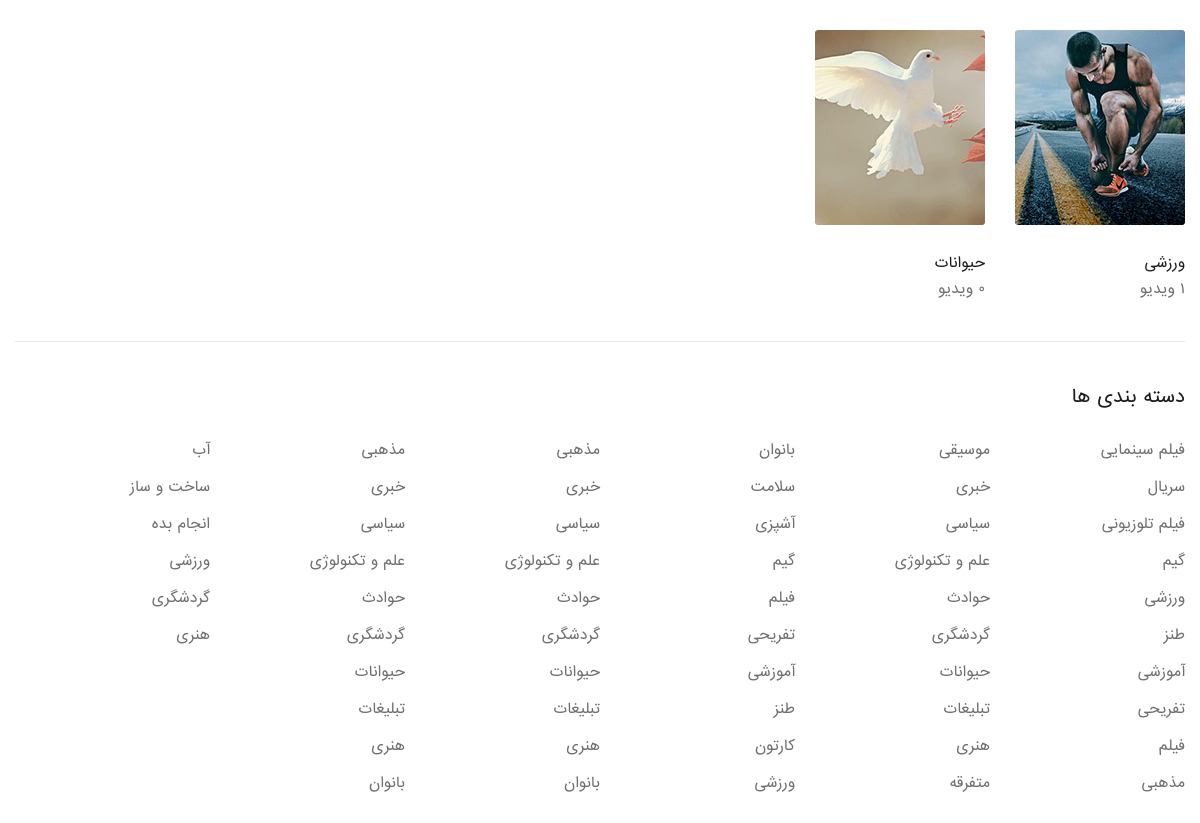
/browse_category/, run on an earlier commit of the app's database.
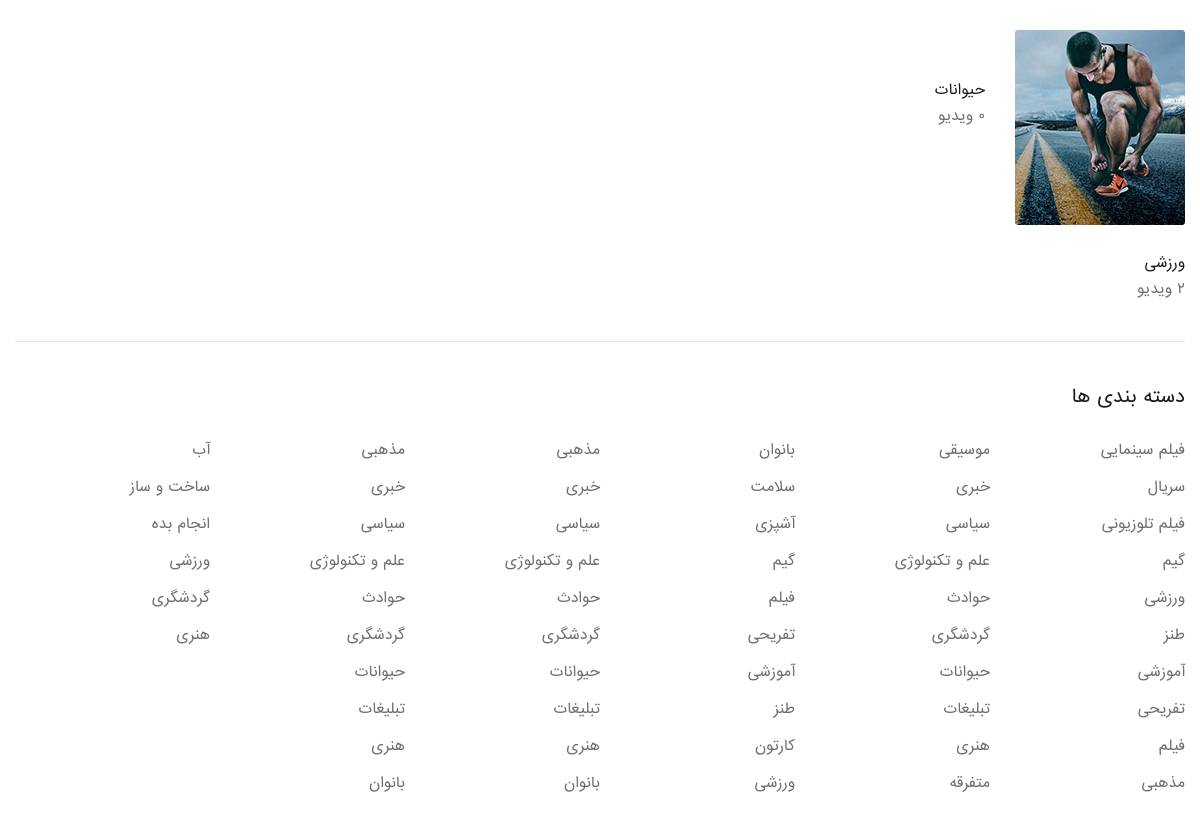
And on a later commit of the database.
### youtube/models.py (models this page shows, shortened)
class Category(models.Model):
    name = models.CharField(max_length=200,verbose_name='نام دسته بندی')
    image = models.ImageField(null=True)

### youtube/views.py (the view)
# urls.py: path('browse_category/',views.browse_category,name='browse_category'),
def browse_category(request):
    categories = Category.objects.all()
    return render(request,'browse_categories.html',{'categories':categories})

### youtube/templatetags/video_tags.py (called while the page is built)
@register.simple_tag(name='count_category_video')
def count_category_video(cat_id):
    category = Category.objects.get(id=cat_id)
    video_count = category.video_set.filter(published=True).count()
    return video_count

### templates/browse_categories.html
{% extends 'base.html' %}
{% load static %}
{% load video_tags %}
{% block body %}
<section class="browse_categories_sec">
	<div class="container">
		<div class="browse_categories">
			<div class="row">
				{% for category in categories %}
				<div class="col-lg-2 col-md-4 col-sm-4 col-6 full_wdth">
					<div class="br-channel">
						<div class="br-channel-img">
							<a href="#" title="#">
								<img src="{{category.image.url}}" alt="">
							</a>
						</div>
						<div class="br-info">
							<h3><a href="#" title="">{{category.name}}</a></h3>
							<span>{% count_category_video category.id %} ویدیو</span>
						</div>
					</div>
				</div>
				{% endfor %}
			</div>
		</div>
		<div class="browse_cat_lists">
			<h3>دسته بندی ها</h3>
			<ul>
				<li><a href="#" title="">فیلم سینمایی</a></li>
				<li><a href="#" title="">سریال</a></li>
				<li><a href="#" title="">فیلم تلوزیونی</a></li>
				<li><a href="#" title="">گیم</a></li>
				<li><a href="#" title="">ورزشی</a></li>
				<li><a href="#" title="">طنز</a></li>
				<li><a href="#" title="">آموزشی</a></li>
				<li><a href="#" title="">تفریحی</a></li>
				<li><a href="#" title="">فیلم</a></li>
				<li><a href="#" title="">مذهبی</a></li>
			</ul>
			<ul>
				<li><a href="#" title="">موسیقی</a></li>
				<li><a href="#" title="">خبری</a></li>
				<li><a href="#" title="">سیاسی</a></li>
				<li><a href="#" title="">علم و تکنولوژی</a></li>
				<li><a href="#" title="">حوادث</a></li>
				<li><a href="#" title="">گردشگری</a></li>
				<li><a href="#" title="">حیوانات</a></li>
				<li><a href="#" title="">تبلیغات</a></li>
				<li><a href="#" title="">هنری</a></li>
				<li><a href="#" title="">متفرقه</a></li>
			</ul>
			<ul>
				<li><a href="#" title="">بانوان</a></li>
				<li><a href="#" title="">سلامت</a></li>
				<li><a href="#" title="">آشپزی</a></li>
				<li><a href="#" title="">گیم</a></li>
				<li><a href="#" title="">فیلم</a></li>
				<li><a href="#" title="">تفریحی</a></li>
				<li><a href="#" title="">آموزشی</a></li>
				<li><a href="#" title="">طنز</a></li>
				<li><a href="#" title="">کارتون</a></li>
				<li><a href="#" title="">ورزشی</a></li>
			</ul>
			<ul>
				<li><a href="#" title="">مذهبی</a></li>
				<li><a href="#" title="">خبری</a></li>
				<li><a href="#" title="">سیاسی</a></li>
				<li><a href="#" title="">علم و تکنولوژی</a></li>
				<li><a href="#" title="">حوادث</a></li>
				<li><a href="#" title="">گردشگری</a></li>
				<li><a href="#" title="">حیوانات</a></li>
				<li><a href="#" title="">تبلیغات</a></li>
				<li><a href="#" title="">هنری</a></li>
				<li><a href="#" title="">بانوان</a></li>
			</ul>
			<ul>
				<li><a href="#" title="">مذهبی</a></li>
				<li><a href="#" title="">خبری</a></li>
				<li><a href="#" title="">سیاسی</a></li>
				<li><a href="#" title="">علم و تکنولوژی</a></li>
				<li><a href="#" title="">حوادث</a></li>
				<li><a href="#" title="">گردشگری</a></li>
				<li><a href="#" title="">حیوانات</a></li>
				<li><a href="#" title="">تبلیغات</a></li>
				<li><a href="#" title="">هنری</a></li>
				<li><a href="#" title="">بانوان</a></li>
			</ul>
			<ul>
				<li><a href="#" title="">آب</a></li>
				<li><a href="#" title="">ساخت و ساز</a></li>
				<li><a href="#" title="">انجام بده</a></li>
				<li><a href="#" title="">ورزشی</a></li>
				<li><a href="#" title="">گردشگری</a></li>
				<li><a href="#" title="">هنری</a></li>
			</ul>
			<div class="clearfix"></div>
		</div>
	</div>
</section>
{% endblock body %}

### templates/base.html (shortened to what this page needs)
{% load static %}
{% load render_partial %}
<!DOCTYPE html>
<html lang="en">
<head>
	<link rel="stylesheet" type="text/css" href="{% static 'css/animate.css' %}">
	<link rel="stylesheet" type="text/css" href="{% static 'css/bootstrap.min.css' %}">
	<link rel="stylesheet" type="text/css" href="{% static 'css/flatpickr.min.css' %}">
	<link rel="stylesheet" type="text/css" href="{% static 'css/fontello.css' %}">
	<link rel="stylesheet" type="text/css" href="{% static 'css/fontello-codes.css' %}">
	<link rel="stylesheet" type="text/css" href="{% static 'css/thumbs-embedded.css' %}">
    <link rel="stylesheet" type="text/css" href="{% static 'css/video-js.css' %}">
	<link rel="stylesheet" type="text/css" href="{% static 'css/style.css' %}">
	<link rel="stylesheet" type="text/css" href="{% static 'css/responsive.css' %}">
	<link rel="stylesheet" type="text/css" href="{% static 'css/color.css' %}">
	<link rel="stylesheet" type="text/css" href="{% static 'css/fontawesome.css' %}">
</head>
<body>
	<div class="wrapper hp_1">
        {% block body %}{% endblock body %}
    </div>
</body>
</html>

### static/css/style.css (style rules this page uses)
html, body, div, span, applet, object, iframe, h1, h2, h3, h4, h5, h6, p, blockquote, pre, a, abbr, acronym, address, big, cite, code, del, dfn, em, img, ins, kbd, q, s, samp, small, strike, strong, sub, sup, tt, var, b, u, i, center, dl, dt, dd, ol, ul, li, fieldset, form, label, legend, table, caption, tbody, tfoot, thead, tr, th, td, article, aside, canvas, details, embed, figure, figcaption, footer, header, hgroup, menu, nav, output, ruby, section, summary, time, mark, audio, video { margin: 0; padding: 0; border: 0; font-size: 100%; font: inherit; vertical-align: baseline; direction:rtl; }
article, aside, details, figcaption, figure, footer, header, hgroup, menu, nav, section { display: block; }
body { font-family: Iransans; font-size: 14px; font-weight: 400; overflow-x: hidden; }
ul { list-style: none; }
* { margin:0; padding: 0; }
section { position: relative; }
img { height: auto; margin-bottom: -6px; }
a, a:hover { color: inherit; }
h1,h2,h3 { font-weight: 700; }
.container { max-width: 1170px; }
.browse_categories { border-bottom: 1px solid #e2ebef; }
.browse_categories_sec { padding-top: 30px; }
.br-channel { margin-bottom: 40px; }
.br-channel-img { margin-bottom: 24px; }
.br-channel-img > a img { width: 100%; }
.br-info > h3 { color: #1c1b1b; font-size: 14px; font-weight: 500; margin-bottom: 2px; }
.br-info > span { display: inline-block; color: #6e6f70; font-size: 14px; }
.browse_cat_lists { padding: 40px 0 50px; }
.browse_cat_lists > h3 { color: #1c1b1b; font-size: 18px; margin-bottom: 16px; font-weight: 500; }
.browse_cat_lists ul { float: right; padding-top: 10px; width: calc(100% / 6); }
.browse_cat_lists ul li { display: block; margin-bottom: 13px; }
.browse_cat_lists ul li a { display: block; color: #6e6f70; font-size: 14px; }
.browse_cat_lists ul li:last-child { margin-bottom: 0; }

### static/css/responsive.css (style rules this page uses)
@media (max-width: 1200px) { .container { max-width: 100%;padding: 0 15px; } }

What changed in the data, as far as the page shows it:
changed Category "حیوانات": image: picture removed
